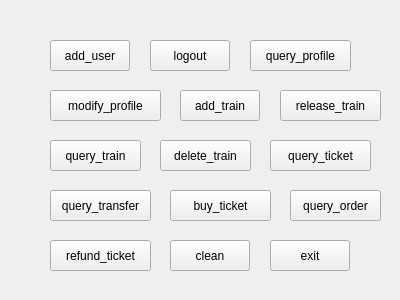
<?xml version="1.0" encoding="UTF-8"?>
<ui version="4.0">
 <class>MainWidget</class>
 <widget class="QWidget" name="MainWidget">
  <property name="geometry">
   <rect>
    <x>0</x>
    <y>0</y>
    <width>400</width>
    <height>300</height>
   </rect>
  </property>
  <property name="windowTitle">
   <string>12305</string>
  </property>
  <widget class="QPushButton" name="add_user_button">
   <property name="geometry">
    <rect>
     <x>50</x>
     <y>40</y>
     <width>80</width>
     <height>31</height>
    </rect>
   </property>
   <property name="text">
    <string>add_user</string>
   </property>
  </widget>
  <widget class="QPushButton" name="logout_button">
   <property name="geometry">
    <rect>
     <x>150</x>
     <y>40</y>
     <width>80</width>
     <height>31</height>
    </rect>
   </property>
   <property name="text">
    <string>logout</string>
   </property>
  </widget>
  <widget class="QPushButton" name="query_profile_button">
   <property name="geometry">
    <rect>
     <x>250</x>
     <y>40</y>
     <width>101</width>
     <height>31</height>
    </rect>
   </property>
   <property name="text">
    <string>query_profile</string>
   </property>
  </widget>
  <widget class="QPushButton" name="modify_profile_button">
   <property name="geometry">
    <rect>
     <x>50</x>
     <y>90</y>
     <width>111</width>
     <height>31</height>
    </rect>
   </property>
   <property name="text">
    <string>modify_profile</string>
   </property>
  </widget>
  <widget class="QPushButton" name="add_train_button">
   <property name="geometry">
    <rect>
     <x>180</x>
     <y>90</y>
     <width>80</width>
     <height>31</height>
    </rect>
   </property>
   <property name="text">
    <string>add_train</string>
   </property>
  </widget>
  <widget class="QPushButton" name="release_train_button">
   <property name="geometry">
    <rect>
     <x>280</x>
     <y>90</y>
     <width>101</width>
     <height>31</height>
    </rect>
   </property>
   <property name="text">
    <string>release_train</string>
   </property>
  </widget>
  <widget class="QPushButton" name="query_train_button">
   <property name="geometry">
    <rect>
     <x>50</x>
     <y>140</y>
     <width>91</width>
     <height>31</height>
    </rect>
   </property>
   <property name="text">
    <string>query_train</string>
   </property>
  </widget>
  <widget class="QPushButton" name="delete_train_button">
   <property name="geometry">
    <rect>
     <x>160</x>
     <y>140</y>
     <width>91</width>
     <height>31</height>
    </rect>
   </property>
   <property name="text">
    <string>delete_train</string>
   </property>
  </widget>
  <widget class="QPushButton" name="query_ticket_button">
   <property name="geometry">
    <rect>
     <x>270</x>
     <y>140</y>
     <width>101</width>
     <height>31</height>
    </rect>
   </property>
   <property name="text">
    <string>query_ticket</string>
   </property>
  </widget>
  <widget class="QPushButton" name="query_transfer_button">
   <property name="geometry">
    <rect>
     <x>50</x>
     <y>190</y>
     <width>101</width>
     <height>31</height>
    </rect>
   </property>
   <property name="text">
    <string>query_transfer</string>
   </property>
  </widget>
  <widget class="QPushButton" name="buy_ticket_button">
   <property name="geometry">
    <rect>
     <x>170</x>
     <y>190</y>
     <width>101</width>
     <height>31</height>
    </rect>
   </property>
   <property name="text">
    <string>buy_ticket</string>
   </property>
  </widget>
  <widget class="QPushButton" name="query_order_button">
   <property name="geometry">
    <rect>
     <x>290</x>
     <y>190</y>
     <width>91</width>
     <height>31</height>
    </rect>
   </property>
   <property name="text">
    <string>query_order</string>
   </property>
  </widget>
  <widget class="QPushButton" name="refund_ticket_button">
   <property name="geometry">
    <rect>
     <x>50</x>
     <y>240</y>
     <width>101</width>
     <height>31</height>
    </rect>
   </property>
   <property name="text">
    <string>refund_ticket</string>
   </property>
  </widget>
  <widget class="QPushButton" name="clean_button">
   <property name="geometry">
    <rect>
     <x>170</x>
     <y>240</y>
     <width>80</width>
     <height>31</height>
    </rect>
   </property>
   <property name="text">
    <string>clean</string>
   </property>
  </widget>
  <widget class="QPushButton" name="exit_button">
   <property name="geometry">
    <rect>
     <x>270</x>
     <y>240</y>
     <width>80</width>
     <height>31</height>
    </rect>
   </property>
   <property name="text">
    <string>exit</string>
   </property>
  </widget>
 </widget>
 <resources/>
 <connections/>
</ui>
